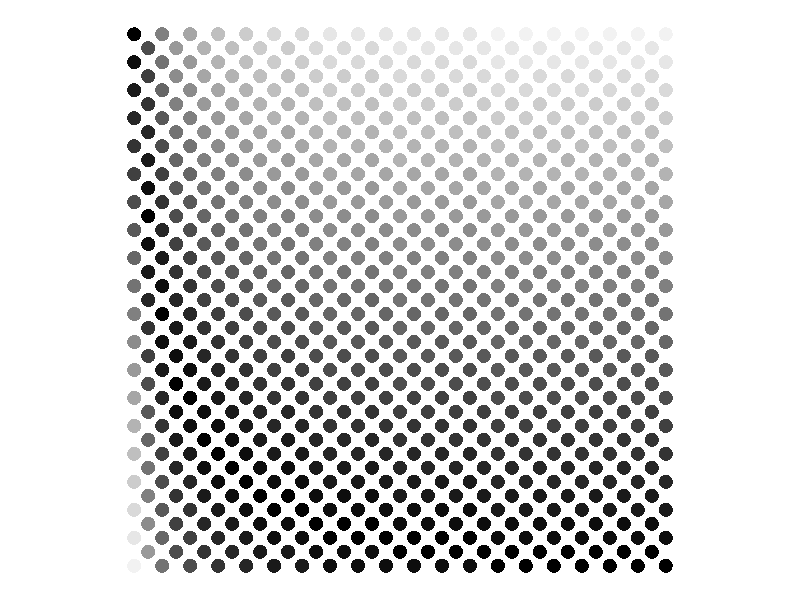

The R script that drew this image:
## ---- chunk 1
library(tidyverse)
library(rlang)
## ---- chunk 2
make_canvas <- function(n_row) {
  grid1 <- crossing(x0 = 1:n_row, y0 = 1:n_row)
  grid2 <- crossing(x0 = 1.5:(n_row-0.5), y0 = 1.5:(n_row-0.5))
  
  bind_rows(grid1, grid2) %>% 
    arrange(x0, y0)
}

my_canvas <- make_canvas(20) %>% 
  mutate(
    # a = seq(0.25, 0.5, length.out = nrow(.)), 
    a = 0.25,
    b = 0.25, 
    angle = 0
  ) 
## ---- chunk 3
# Take an expression as input (drawing function)
# Going column by column, calculate the result of the expression for every x0
# Pick the closets y0 on the canvas, that's closest to the result of the expression
# For the rest of the points (vertical line), calculate the distance to the picked point. 
draw_func <- function(canvas, expr) {
  expr <- enquo(expr)
  eval_res <- eval_tidy(expr, canvas)
  canvas_nrow <- canvas %>% filter(x0 == 1) %>% nrow() # To scale the distance
  
  distance_calculated <- canvas %>% 
    mutate(answer = eval_res) %>% 
    mutate(diff = abs(answer - y0)) %>% 
    group_by(x0) %>% 
    mutate(closest = diff == min(diff)) %>% 
    mutate(dist = map_dbl(row_number(), ~ abs(.x - min(which(closest == TRUE))))) %>% 
    ungroup() 
  
  distance_scaled <- distance_calculated %>%  
    mutate(dist = dist / canvas_nrow) %>% 
    mutate(clr  = hsv(h = 0, s = 0, v = dist)) %>% 
    select(-c(answer, diff))
}

my_func <- expr(20 / x0) 
my_drawn_canvas <- draw_func(canvas = my_canvas, expr = !!my_func)

my_clrs <- my_drawn_canvas %>% distinct(clr) %>% as_vector()
my_clrs <- my_clrs %>% set_names(nm = my_clrs)
## ---- chunk 4
my_drawn_canvas %>% 
  ggplot() +
  ggforce::geom_ellipse(aes(x0 = x0, 
                            y0 = y0, 
                            a = a, 
                            b = b, 
                            angle = angle, 
                            fill = clr), 
                        color = NA) +
  coord_equal() +
  theme_void() +
  theme(
    legend.position = "none"
  ) + 
  scale_fill_manual(values = my_clrs)
  # NULL

